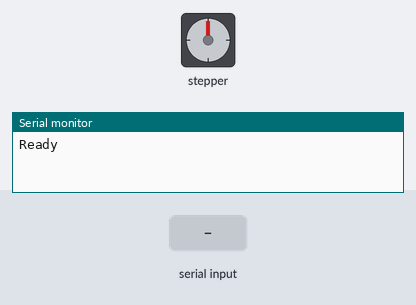
The sketch below on a simulated Arduino Uno, built with avr-gcc and run on an emulated ATmega328P. On the bench: stepper motor, the last lines printed to the serial monitor. The inputs (shaded band) are chosen by the test bench. Stepper angles assume 200 steps per turn.

Above: at 1.2 s.
1.3 s: "90,45\n" received over Serial
At 1.72 s:
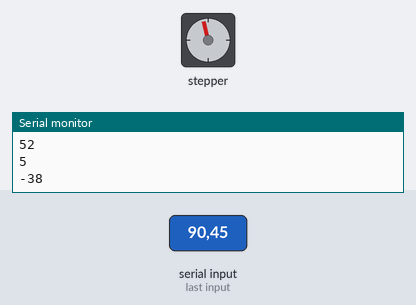
At 2.14 s:
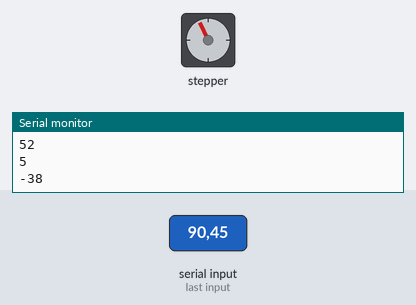
Timing chart, 0 to 19.3 s (numbered marks = the images above; inputs shaded):
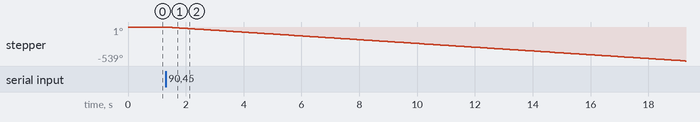

The sketch:

AndroidStepperMotor.ino
```cpp
// Android Stepper Motor
#include <Stepper.h>

void setup() {
  Serial.begin(1200); // set the baud rate
  Serial.println("Ready"); // print "Ready" once
  //String readStuff;
}

void loop () {
  int Pin1;
  int Pin2;
  int Pin3;
  int Pin4;
  int Speed;
  int Direction; // can either be +1 (fwd) or -1 (rev)
  int stopIndicator = 1;

  while (!Serial.available()) ;
  Pin1 = Serial.read();
  pinMode(Pin1, OUTPUT);
  Serial.println(Pin1);
  while (!Serial.available()) ;
  Pin2 = Serial.read();
  pinMode(Pin2, OUTPUT);
  Serial.println(Pin2);
  while (!Serial.available()) ;
  Pin3 = Serial.read();
  pinMode(Pin3, OUTPUT);
  Serial.println(Pin3);
  while (!Serial.available()) ;
  Pin4 = Serial.read();
  pinMode(Pin4, OUTPUT);
  Serial.println(Pin4);

  Stepper motor(200, Pin1, Pin2, Pin3, Pin4);

  while (!Serial.available()) ;
  Speed = Serial.read() - '0';
  Serial.println(Speed);
  while (!Serial.available()) ;
  Direction = Serial.read() - '0';
  Serial.println(Direction);

  motor.setSpeed(Speed);

  motor.step(200*Direction);

}
```

Measured:
- after the input at 1.3 s, stepper: keeps turning counter-clockwise at about 30°/s, starting after 0.05 s
